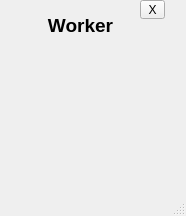
<?xml version="1.0" encoding="UTF-8"?>
<ui version="4.0">
 <class>worker</class>
 <widget class="QMainWindow" name="worker">
  <property name="geometry">
   <rect>
    <x>0</x>
    <y>0</y>
    <width>186</width>
    <height>216</height>
   </rect>
  </property>
  <property name="windowTitle">
   <string>MainWindow</string>
  </property>
  <property name="styleSheet">
   <string notr="true"/>
  </property>
  <widget class="QWidget" name="centralwidget">
   <widget class="QLabel" name="label_2">
    <property name="geometry">
     <rect>
      <x>40</x>
      <y>10</y>
      <width>81</width>
      <height>31</height>
     </rect>
    </property>
    <property name="text">
     <string>&lt;html&gt;&lt;head/&gt;&lt;body&gt;&lt;p align=&quot;center&quot;&gt;&lt;span style=&quot; font-size:14pt; font-weight:600;&quot;&gt;Worker&lt;/span&gt;&lt;/p&gt;&lt;/body&gt;&lt;/html&gt;</string>
    </property>
   </widget>
   <widget class="QToolButton" name="toolButton">
    <property name="geometry">
     <rect>
      <x>140</x>
      <y>0</y>
      <width>25</width>
      <height>19</height>
     </rect>
    </property>
    <property name="text">
     <string>X</string>
    </property>
   </widget>
   <widget class="QLabel" name="lineEdit_worker">
    <property name="geometry">
     <rect>
      <x>130</x>
      <y>80</y>
      <width>51</width>
      <height>31</height>
     </rect>
    </property>
    <property name="styleSheet">
     <string notr="true">font: 75 12pt &quot;MS Shell Dlg 2&quot;;</string>
    </property>
    <property name="text">
     <string/>
    </property>
   </widget>
   <widget class="QLabel" name="label_worker">
    <property name="geometry">
     <rect>
      <x>0</x>
      <y>50</y>
      <width>121</width>
      <height>91</height>
     </rect>
    </property>
    <property name="styleSheet">
     <string notr="true"/>
    </property>
    <property name="text">
     <string/>
    </property>
   </widget>
   <widget class="QLabel" name="label_worker_2">
    <property name="geometry">
     <rect>
      <x>20</x>
      <y>50</y>
      <width>121</width>
      <height>91</height>
     </rect>
    </property>
    <property name="styleSheet">
     <string notr="true"/>
    </property>
    <property name="text">
     <string/>
    </property>
   </widget>
  </widget>
  <widget class="QMenuBar" name="menubar">
   <property name="geometry">
    <rect>
     <x>0</x>
     <y>0</y>
     <width>186</width>
     <height>21</height>
    </rect>
   </property>
  </widget>
  <widget class="QStatusBar" name="statusbar"/>
 </widget>
 <resources/>
 <connections>
  <connection>
   <sender>toolButton</sender>
   <signal>clicked()</signal>
   <receiver>worker</receiver>
   <slot>close()</slot>
   <hints>
    <hint type="sourcelabel">
     <x>151</x>
     <y>32</y>
    </hint>
    <hint type="destinationlabel">
     <x>128</x>
     <y>28</y>
    </hint>
   </hints>
  </connection>
 </connections>
</ui>
